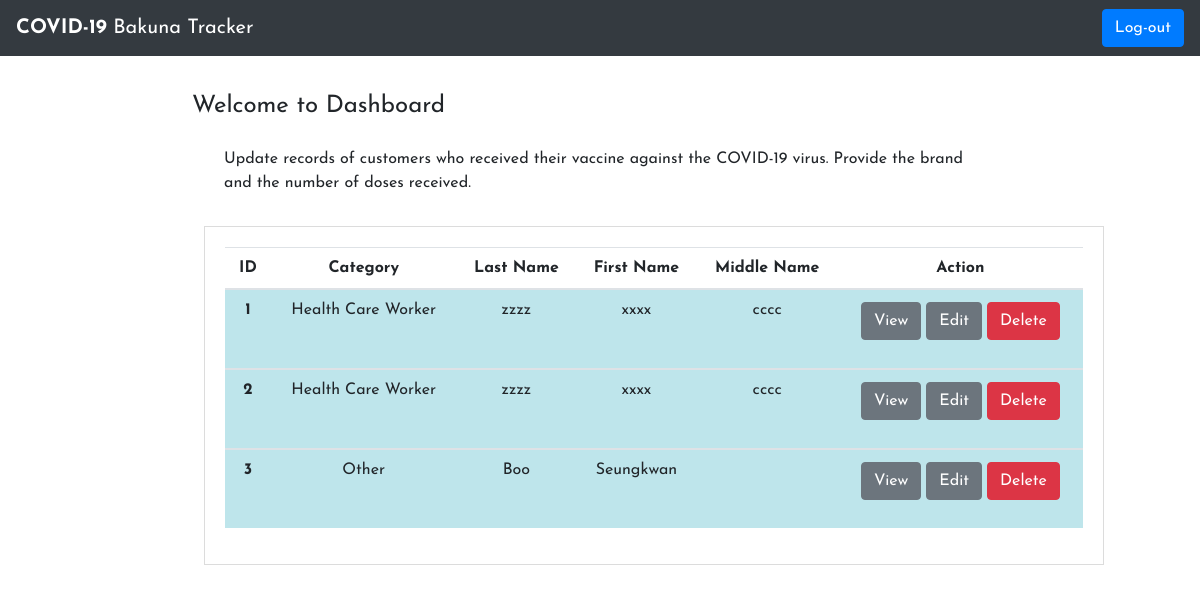
Before: /admin_dashboard with the older database file.
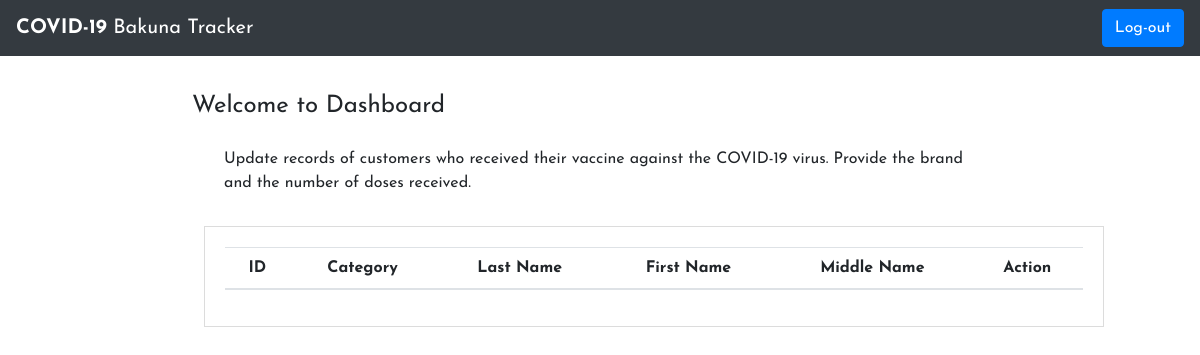
After: the same page with the newer database file.
### tables this page shows
CREATE TABLE DATA(
                id INTEGER PRIMARY KEY AUTOINCREMENT,
                category VARCHAR(20) NOT NULL,
                last_name VARCHAR(20) NOT NULL,
                first_name VARCHAR(20) NOT NULL,
                mid_name VARCHAR(20),
                contact_num TEXT NOT NULL,
                email TEXT NOT NULL,
                birthmonth VARCHAR(20) NOT NULL,
                birthdate INTEGER NOT NULL,
                birthyear INTEGER NOT NULL,
                age INTEGER NOT NULL,
                gender VARCHAR(20) NOT NULL,
                civil_status VARCHAR(20) NOT NULL,
                region VARCHAR(50) NOT NULL,
                province VARCHAR(50) NOT NULL,
                city VARCHAR(50) NOT NULL,
                barangay TEXT NOT NULL,
                address TEXT NOT NULL,
                pregnancy_status TEXT NOT NULL,
                covid_interaction TEXT NOT NULL,
                allergy TEXT NOT NULL,
                allergy_list VARCHAR(100),
                comorbidity TEXT NOT NULL,
                selection VARCHAR(100),
                diagnosis TEXT NOT NULL,
                classification VARCHAR(100),
                covid_date TEXT NOT NULL,
                consent TEXT NOT NULL,
                vaccine_status VARCHAR(50),
                vaccine VARCHAR(50),
                username VARCHAR(20) NOT NULL,
                password VARCHAR(20) NOT NULL);

### app.py (the view)
@app.route('/admin_dashboard')
def dashboard1():
    data = read_all()
    return render_template('admin_dashboard.html', data=data)

### app.py (called while the page is built)
@app.teardown_appcontext
def close_connect(exception):
    db = getattr(g, '_database', None)
    if db is not None:
        db.close()

### data.py (called while the page is built)
def connect_db(db_path):
    conn = sqlite3.connect(db_path)
    conn.row_factory = sqlite3.Row
    return (conn, conn.cursor())

def read_all():
    conn, cur = connect_db(db_path)
    query = 'SELECT * FROM DATA'
    result = cur.execute(query,).fetchall()
    conn.close()
    return result

### templates/admin_dashboard.html (shortened to what this page needs)
{% extends 'base2.html' %}
{% block content %}
<h2 style="margin-top: 1.5em; margin-bottom: 1.1em; margin-left:8em; text-align:left"><b>Welcome to Dashboard</b></h2>
<p style="margin-top: 1.5em; margin-bottom: 1.1em; margin-left:14em; margin-right:14em; text-align:left">Update records of customers who received their vaccine against the COVID-19 virus. Provide the brand and the number of doses received.</p>
<div class="columnsContainer" style="margin-left:17%">
  <div class="leftColumn" style="width:900px; max-width:100%">
    <div class="article">
      <table class="table table-hover table-fixed" style="text-align:center; width:895px; max-width:100%">
        <thead>
          <tr>
            <th>ID</th>
            <th>Category</th>
            <th>Last Name</th>
            <th>First Name</th>
            <th>Middle Name</th>
            <th>Action</th>
          </tr>
        </thead>
        {% for row in data %}
          <tbody>
            <tr class="table-info">
              <th scope="row">{{ row["id"] }}</th>
              <td>{{ row["category"] }}</td>
              <td>{{ row["last_name"] }}</td>
              <td>{{ row["first_name"] }}</td>
              <td>{{ row["mid_name"] }}</td>
              <td>
                <form action="{{ url_for('modify', data_id=row['id']) }}" method="post">
                  <input class="btn btn-secondary" type="submit" value="View" name="action">
                  <input class="btn btn-secondary" type="submit" value="Edit" name="action">
                  <input class="btn btn-danger" type="submit" value="Delete" name="action">
                </form>
              </td>
            </tr>
          </tbody>
        {% endfor %}
      </table>
    </div>
  </div>
</div>
{% endblock %}

Changed rows visible on the page:
removed DATA: id "1", category "Health Care Worker", last_name "zzzz", first_name "xxxx", mid_name "cccc"
removed DATA: id "2", category "Health Care Worker", last_name "zzzz", first_name "xxxx", mid_name "cccc"
removed DATA: id "3", category "Other", last_name "Boo", first_name "Seungkwan"
